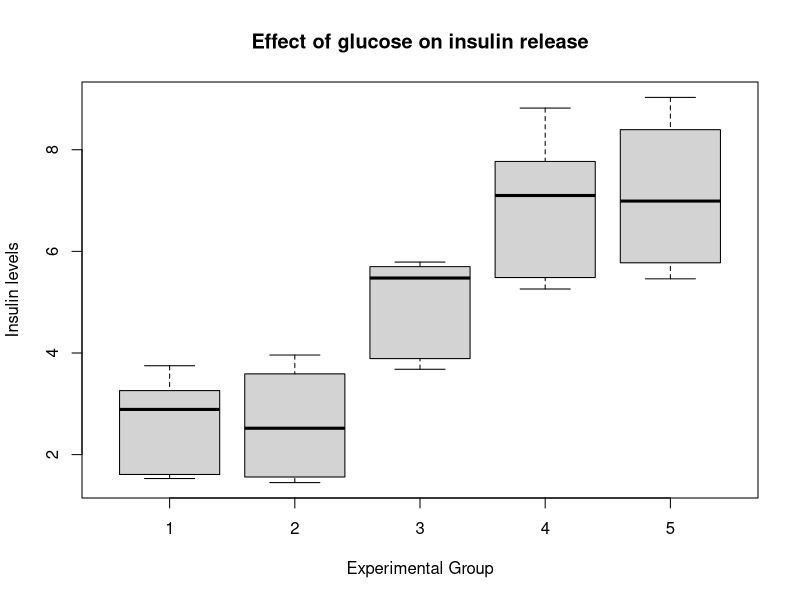

Reproduce this figure in R.
################################################################
#             Biostatistical Methods I: Lecture 8              #
#             One-Way Analysis of Variance (ANOVA)             #
#           Author: Cody Chiuzan; Date: Oct 2, 2018            #
################################################################

rm(list=ls())

################################################################
# A study is examining the effect of glucose on insulin release. 
# Specimens of pancreatic tissue from experimental animals were 
# treated with five different stimulants and the insulin levels were recorded.
# Use an ANOVA test to compare the mean insulin levels across the five groups.

################################################################

ins1<-c(1.53,1.61,3.75,2.89,3.26)
ins2<-c(3.15, 3.96,3.59,1.89,1.45,1.56)
ins3<-c(3.89,3.68,5.70,5.62,5.79,5.33)
ins4<-c(8.18,5.64,7.36,5.33,8.82,5.26,7.10)
ins5<-c(5.86,5.46,5.69,6.49,7.81,9.03,7.49,8.98)

# Re-shape the data
insulin<-c(ins1,ins2,ins3,ins4,ins5)
ind<-c(rep(1,length(ins1)),rep(2,length(ins2)),rep(3,length(ins3)),rep(4,length(ins4)),rep(5,length(ins5)))

new_data<-as.data.frame(cbind(insulin,ind))
head(new_data)

# Summarize the data

tmp_functn<-function(x)c(sum=sum(x), mean=mean(x), var=var(x), n=length(x))
tapply(insulin, ind, tmp_functn)

# Create box-plots 
boxplot(insulin~ind,data=new_data,main="Effect of glucose on insulin release",xlab="Experimental Group", ylab="Insulin levels")

# Perform an ANOVA test: are the mean insulin levels significantly different?
# Need to mention the independent variable as a factor; o/w will be considered continuous
# Function lm() is broader, including linear regression models
res<-lm(insulin~factor(ind), data=new_data)

# Coefficients of the ANOVA model with 'grand mean' and alpha effects.
# Will use them later in regression.
res

# Our regular ANOVA table with SS, Mean SS and F-test
anova(res)


# Another option using aov()
res1<-aov(insulin~factor(ind), data=new_data)
summary(res1)


# Multiple comparisons adjustments: includes Bonferroni, Holm, Benjamini-Hochberg
pairwise.t.test(new_data$insulin, new_data$ind, p.adj='bonferroni')

# For Tukey, we need to use another function with an object created by aov()
TukeyHSD(res1)


